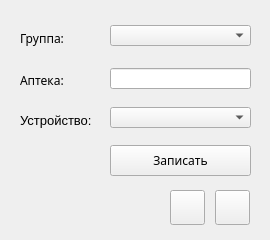
<?xml version="1.0" encoding="UTF-8"?>
<ui version="4.0">
 <class>Client_settings</class>
 <widget class="QMainWindow" name="Client_settings">
  <property name="geometry">
   <rect>
    <x>0</x>
    <y>0</y>
    <width>270</width>
    <height>240</height>
   </rect>
  </property>
  <property name="windowTitle">
   <string>Настройка клиента</string>
  </property>
  <widget class="QWidget" name="centralwidget">
   <widget class="QLabel" name="lab_group">
    <property name="geometry">
     <rect>
      <x>20</x>
      <y>30</y>
      <width>61</width>
      <height>16</height>
     </rect>
    </property>
    <property name="font">
     <font>
      <family>MS Reference Sans Serif</family>
      <pointsize>9</pointsize>
     </font>
    </property>
    <property name="text">
     <string>Группа:</string>
    </property>
   </widget>
   <widget class="QComboBox" name="cb_group">
    <property name="geometry">
     <rect>
      <x>110</x>
      <y>25</y>
      <width>141</width>
      <height>21</height>
     </rect>
    </property>
   </widget>
   <widget class="QLabel" name="lab_pharmacy">
    <property name="geometry">
     <rect>
      <x>20</x>
      <y>70</y>
      <width>81</width>
      <height>21</height>
     </rect>
    </property>
    <property name="font">
     <font>
      <family>MS Reference Sans Serif</family>
      <pointsize>9</pointsize>
     </font>
    </property>
    <property name="text">
     <string>Аптека:</string>
    </property>
   </widget>
   <widget class="QLineEdit" name="et_pharmacy">
    <property name="geometry">
     <rect>
      <x>110</x>
      <y>68</y>
      <width>141</width>
      <height>21</height>
     </rect>
    </property>
   </widget>
   <widget class="QLabel" name="lab_device">
    <property name="geometry">
     <rect>
      <x>20</x>
      <y>110</y>
      <width>81</width>
      <height>21</height>
     </rect>
    </property>
    <property name="font">
     <font>
      <pointsize>10</pointsize>
     </font>
    </property>
    <property name="text">
     <string>Устройство:</string>
    </property>
   </widget>
   <widget class="QComboBox" name="cb_device">
    <property name="geometry">
     <rect>
      <x>110</x>
      <y>107</y>
      <width>141</width>
      <height>21</height>
     </rect>
    </property>
   </widget>
   <widget class="QLabel" name="lab_status">
    <property name="geometry">
     <rect>
      <x>20</x>
      <y>210</y>
      <width>111</width>
      <height>16</height>
     </rect>
    </property>
    <property name="font">
     <font>
      <family>MS Reference Sans Serif</family>
     </font>
    </property>
    <property name="styleSheet">
     <string notr="true"/>
    </property>
    <property name="text">
     <string/>
    </property>
   </widget>
   <widget class="QPushButton" name="btn_save">
    <property name="geometry">
     <rect>
      <x>110</x>
      <y>145</y>
      <width>141</width>
      <height>31</height>
     </rect>
    </property>
    <property name="font">
     <font>
      <family>MS Reference Sans Serif</family>
      <pointsize>9</pointsize>
     </font>
    </property>
    <property name="text">
     <string>Записать</string>
    </property>
   </widget>
   <widget class="QPushButton" name="btn_update">
    <property name="geometry">
     <rect>
      <x>215</x>
      <y>190</y>
      <width>35</width>
      <height>35</height>
     </rect>
    </property>
    <property name="text">
     <string/>
    </property>
    <property name="icon">
     <iconset resource="../res/icons.qrc">
      <normaloff>:/icons/update.png</normaloff>:/icons/update.png</iconset>
    </property>
   </widget>
   <widget class="QPushButton" name="btn_quit_and_start">
    <property name="geometry">
     <rect>
      <x>170</x>
      <y>190</y>
      <width>35</width>
      <height>35</height>
     </rect>
    </property>
    <property name="text">
     <string/>
    </property>
    <property name="icon">
     <iconset resource="../res/icons.qrc">
      <normaloff>:/icons/quit_and_start.png</normaloff>:/icons/quit_and_start.png</iconset>
    </property>
   </widget>
  </widget>
 </widget>
 <resources>
  <include location="../res/icons.qrc"/>
 </resources>
 <connections/>
</ui>
